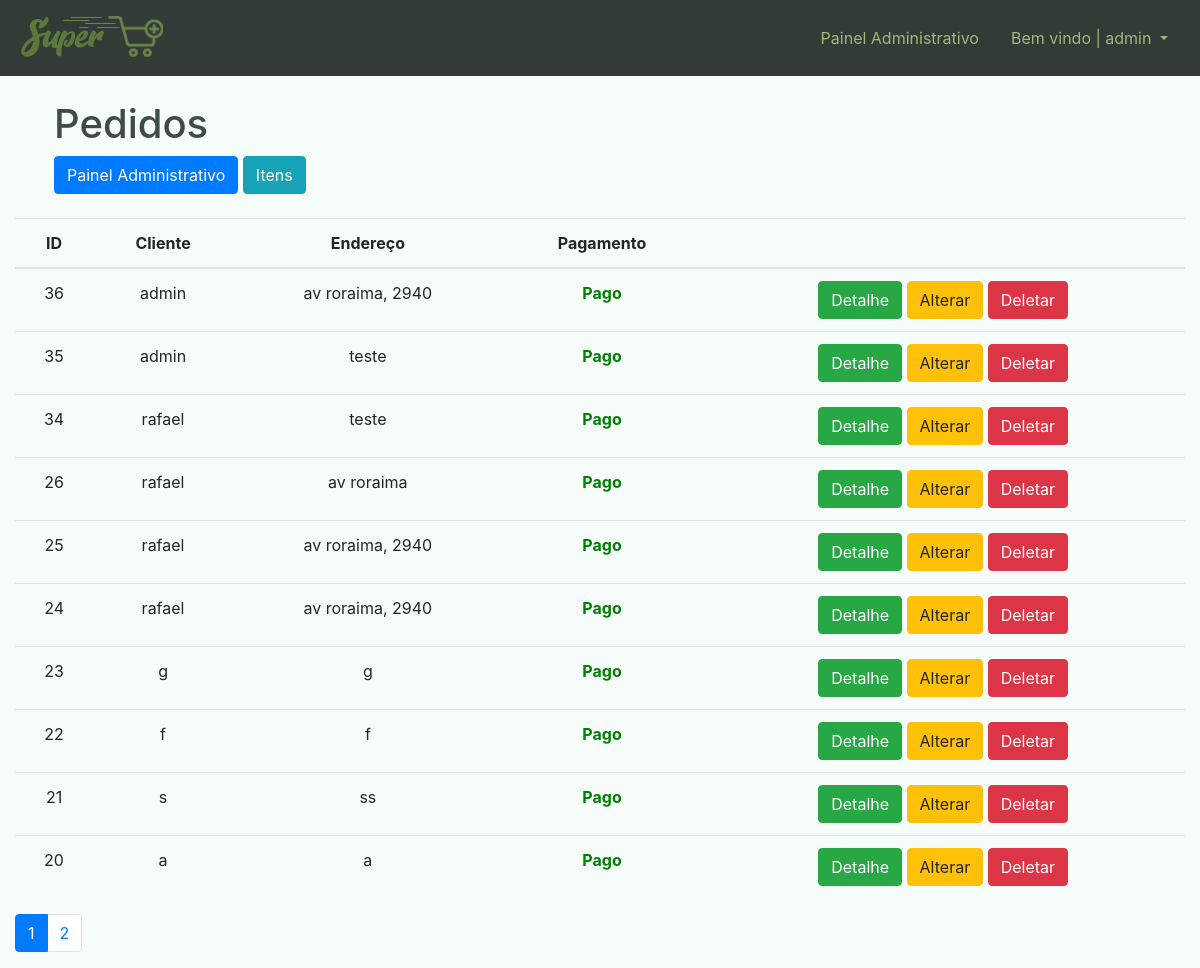
Screenshot of /dashboard/pedidos/ (signed in) with the database file from the repository.
### pedido/models.py (models this page shows, shortened)
class Pedido(models.Model):
    cliente = models.CharField(max_length=100, blank=False,verbose_name='Cliente')
    endereco = models.CharField(max_length=100, blank=False,verbose_name='Endereço')
    pago = models.BooleanField(auto_created=True, default=True, verbose_name='Pago')

### dashboard/views.py (the view)
# urls.py: path('pedidos/', pedidos_list, name='pedidos_list'),
@login_required()
@permission_required(perm='foo.view_bar', login_url='dash_index',raise_exception=True)
def pedidos_list(request):
    contexto = {}
    pedidos = Pedido.objects.filter(pago=True).order_by('-id')
    contexto['pedidos'] = paginacao(request, pedidos)
    return render(request, 'dashboard/pedidos/dash_pedidos.html', contexto)

### dashboard/views.py (called while the page is built)
def paginacao(request, model, qnd=10):
    paginacao = Paginator(model, qnd)
    paginas = request.GET.get('p')
    model = paginacao.get_page(paginas)
    return model

### dashboard/templates/dashboard/pedidos/dash_pedidos.html (shortened to what this page needs)
{% extends 'base.html' %}
{% block navbar %}
{% include 'parciais/_dash_header.html' %}
{% endblock %}
{% block main %}
<div class="container-fluid mt-4">
    <div class="row ml-4">
        <div class="col-12">
            <h1>Pedidos</h1>
        </div>
        <div class="col">
            <a href="{% url 'dash_index' %}" class="btn btn-primary">Painel Administrativo</a>
            <a href="{% url 'itens_list' %}" class="btn btn-info">Itens</a>
        </div>
    </div>
</div>
<br>
<div class="container-fluid">
    <table class="table table-hover">
        <thead>
            <tr style="text-align: center; vertical-align: middle;">
                <th >ID</th>
                <th>Cliente</th>
                <th>Endereço</th>
                <th>Pagamento</th>
                <th></th>
            </tr>
        </thead>
        <tbody>
            {% for pedido in pedidos %}
                <tr style="text-align: center; vertical-align: middle;">
                    <td>{{pedido.id}}</td>
                    <td>{{pedido.cliente}}</td>
                    <td>{{pedido.endereco}}</td>
                    {% if pedido.pago == True %}
                    <td style="color: green;"><strong>Pago</strong></td>
                    {% else %}
                    <td style="color: rgb(128, 0, 0);"><strong>Pendente</strong></td>
                    {% endif %}
                    <td>
                        <a href="{% url 'pedido_detalhe' pedido.id %}" class="btn btn-success">Detalhe</a>
                        <a href="{% url 'pedido_update' pedido.id %}" class="btn btn-warning">Alterar</a>
                        <a href="{% url 'pedido_del' pedido.id %}" class="btn btn-danger">Deletar</a>
                    </td>
                </tr>
            {% endfor %}
        </tbody>
    </table>
    <nav aria-label="Paginação de pedidos">
        <ul class="pagination">
            {% for pagina in pedidos.paginator.page_range %}
            {% if pedidos.number == pagina %}
            <li class="page-item active"><a class="page-link" href="?p={{pagina}}">{{pagina}}</a></li>
            {%else%}
            <li class="page-item"><a class="page-link" href="?p={{pagina}}">{{pagina}}</a></li>
            {%endif%}
            {%endfor%}
        </ul>
    </nav>
</div>
{% endblock %}

### templates/parciais/_dash_header.html (shortened to what this page needs)
{% load static %}
<nav class="navbar navbar-expand-lg navbar navbar-dark bg-dark2">
    <a class="navbar-brand" href="{% url 'super_index' %}"><img src="{% static 'img/logo.png' %}" alt="SuperMais"></a>
    <div class="collapse navbar-collapse" id="navbarSupportedContent">
        <span class="navbar-text">
            <a class="nav-link" href="{% url 'dash_index' %}">Painel Administrativo</a>
        </span>
        <span class="navbar-text">
            <div class="dropdown text-dash">
                <a class="nav-link dropdown-toggle " href="" id="navbarDropdown" role="button" data-toggle="dropdown"
                    aria-haspopup="true" aria-expanded="false">
                    Bem vindo | {{user}}
                </a>
            </div>
        </span>
    </div>
</nav>

### templates/static/css/style.css (style rules this page uses)
body { background-color: #f6fcfa !important; }
h1,h2,h3,h4,h5,h6 { color: #3f4b45 !important; }
.bg-dark2 { background-color: #333b37 !important; }
.nav-link { color: rgb(157 185 123) !important; }
.text-dash a { color: #9db97b !important; }

### rows the page displays
Pedido: id "36", cliente "admin", endereco "av roraima, 2940", pago "Pago"
Pedido: id "35", cliente "admin", endereco "teste", pago "Pago"
Pedido: id "34", cliente "rafael", endereco "teste", pago "Pago"
Pedido: id "26", cliente "rafael", endereco "av roraima", pago "Pago"
Pedido: id "25", cliente "rafael", endereco "av roraima, 2940", pago "Pago"
Pedido: id "24", cliente "rafael", endereco "av roraima, 2940", pago "Pago"
Pedido: id "23", cliente "g", endereco "g", pago "Pago"
Pedido: id "22", cliente "f", endereco "f", pago "Pago"
Pedido: id "21", cliente "s", endereco "ss", pago "Pago"
Pedido: id "20", cliente "a", endereco "a", pago "Pago"

### other values shown
{{ user }} "admin"
{{ pagina }} "1"
{{ pagina }} "2"
